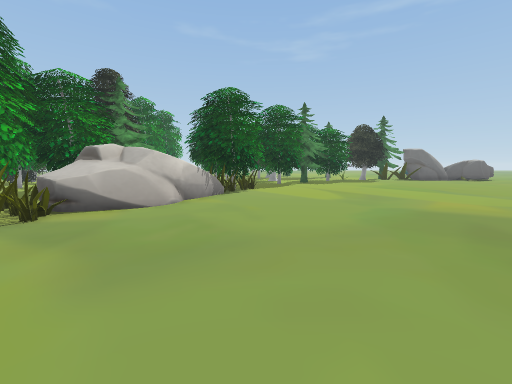
view 1 (above)

24 first-person views from a walk through a scene from a Unity 3-D project. The camera is 1.2 m above the floor, tilts 6° down and sees 90° across. The floor is counted in squares, 1 m on a side. Each view is taken from the middle of a square. On the plan, view 1 faces up. The plan holds only what a view shows up to about 12 squares ahead; the rest is blank. The place goes on beyond the plan. Some surface patterns are stand-ins.

view 2
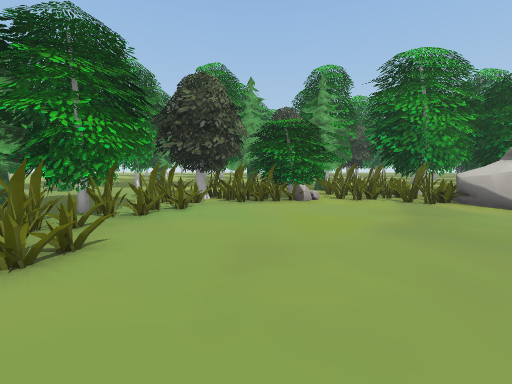

view 3
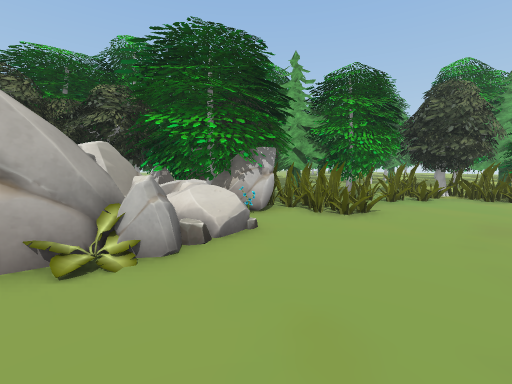

view 4
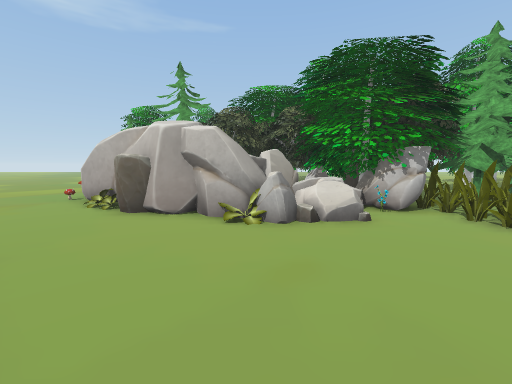

view 5
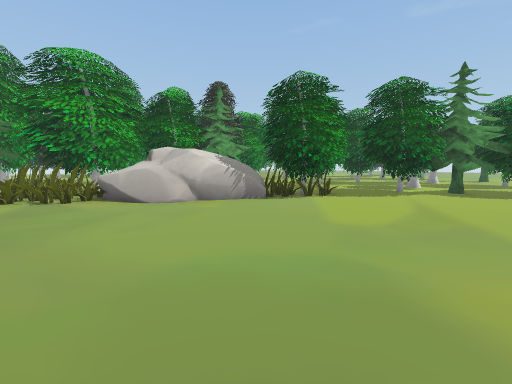

view 6
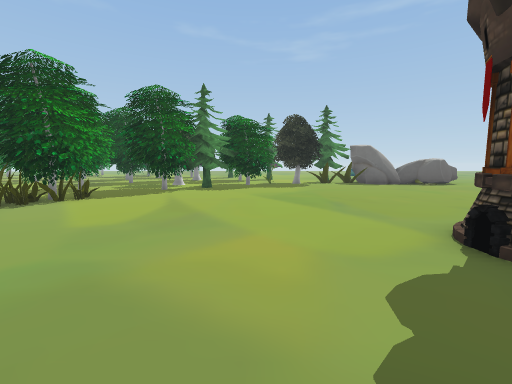

view 7
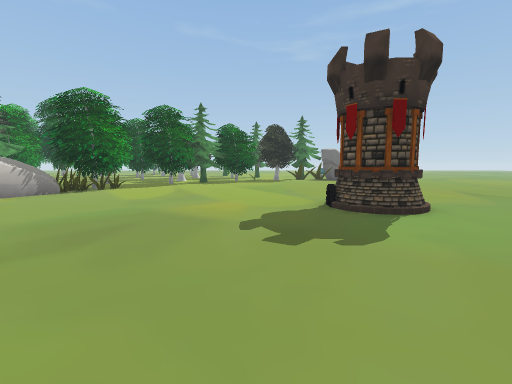

view 8
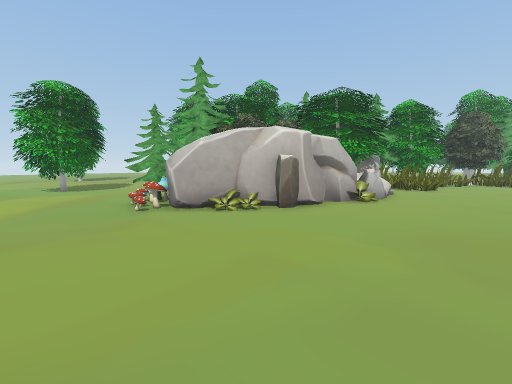

view 9
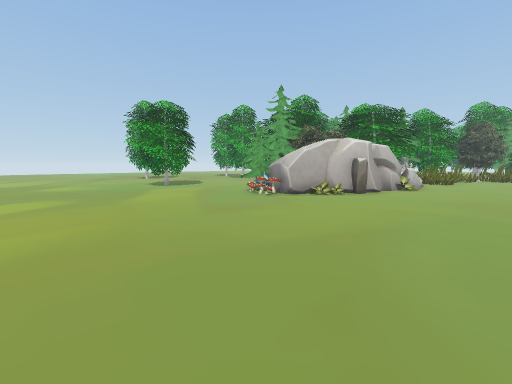

view 10
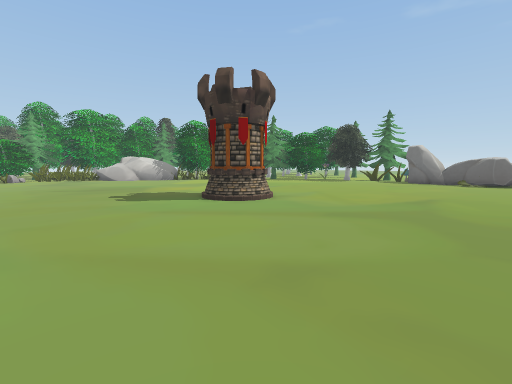

view 11
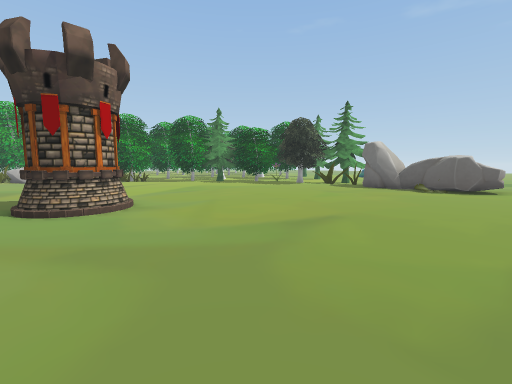

view 12
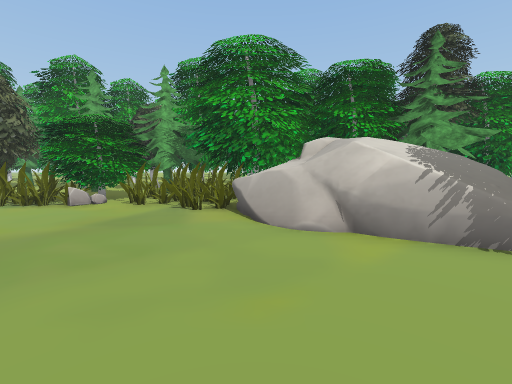

view 13
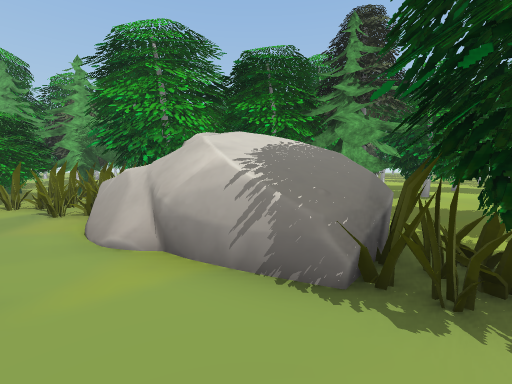

view 14
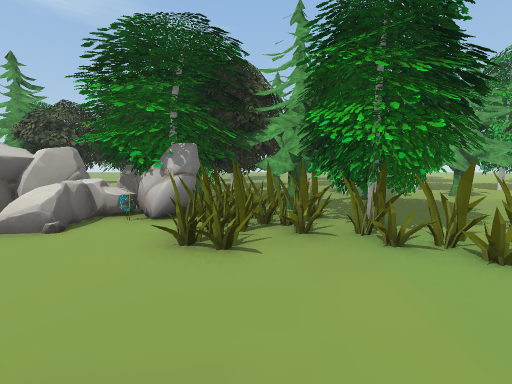

view 15
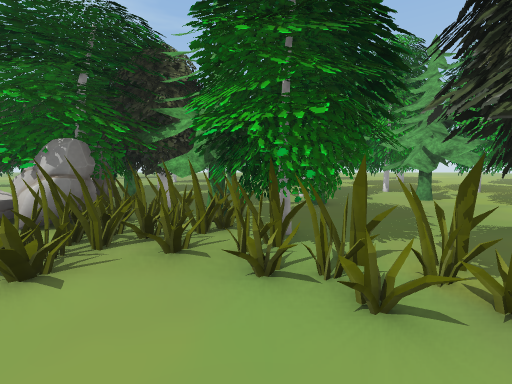

view 16
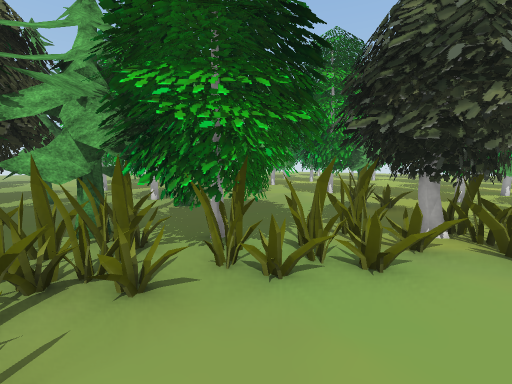

view 17
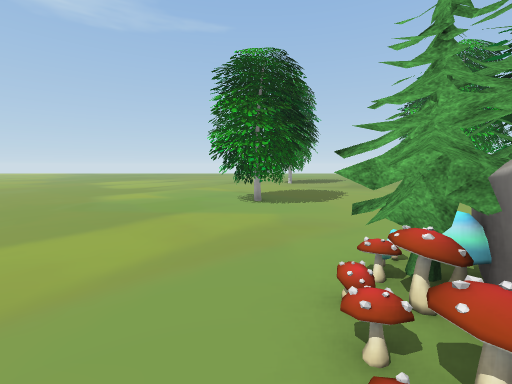

view 18
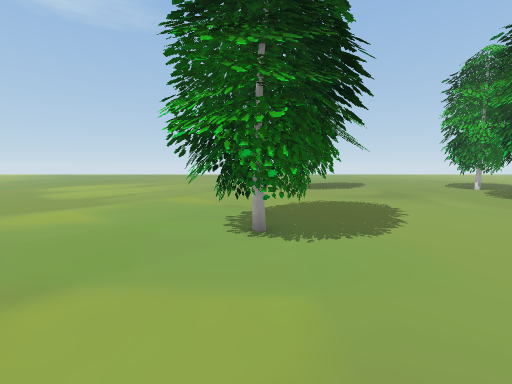

view 19
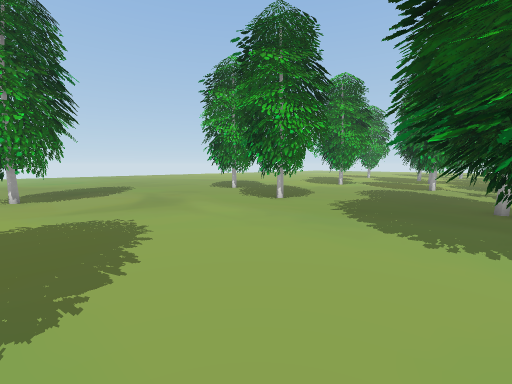

view 20
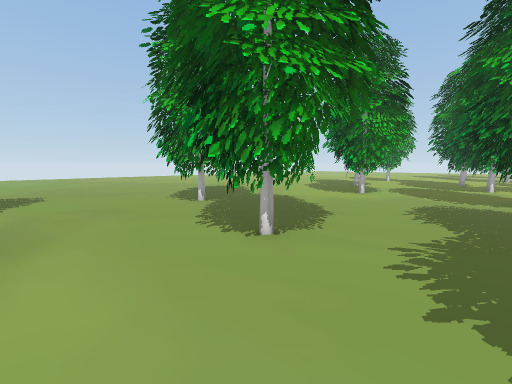

view 21
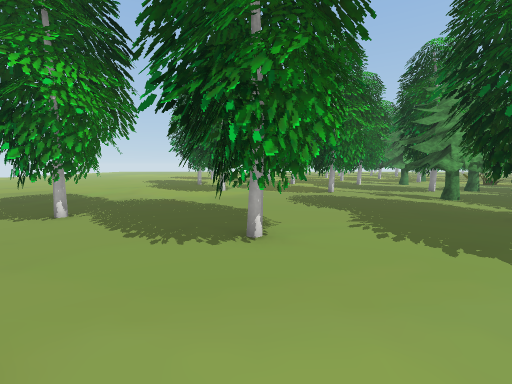

view 22
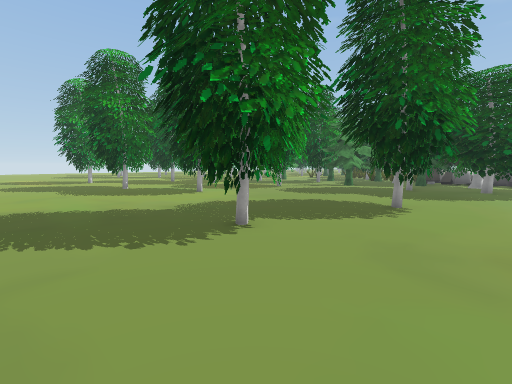

view 23
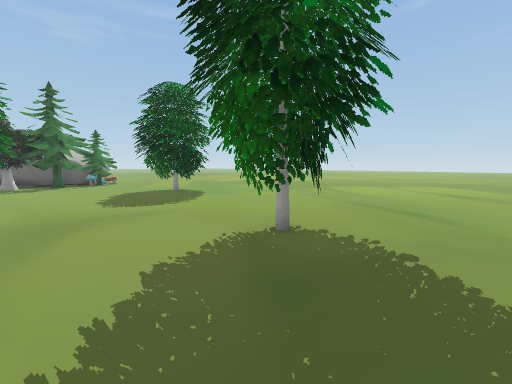

view 24
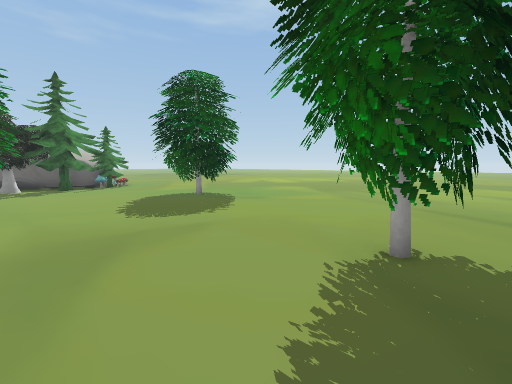

### Floor plan
Key: @ floor where view 1 was taken; # wall or solid block; . floor; O other object.
Columns run from 9 left of view 1 to 19 right of it. Each row starts with its distance up from view 1.
 17 OO       OOOO         .......
 16 OOO  OOO OOOO................
 15 OOO.  OO OOOO................
 14   OOO   O   .................
 13   OOO OOOO ..................
 12   OOOOOOOO...................
 11 OOOO OOOO ...................
 10 OOO  OOO.....................
  9 OOO OOOO...........O.........
  8    OOOO............O#........
  7 OOOOOO............O#OO.......
  6 OOOOO..............O.........
  5  OOOO.......................
  4 OO  ........................
  3 O  O .......................
  2 OOOO .......................
  1 OOOO .......................
  0 OOOO ....@...................
 -1  OOOOO.......................
 -2  OOOOO ... ..................
 -3   OOOOOO    .OO..............
 -4    O OOO OOO OOOOO...........
 -5     OOOO OOOO O OOO..........
 -6   ..  OOOOOOOOO  OOO.........
 -7   .OOOOOOOOOOOOOO  OO........
 -8 OOOOOO OO OOOOOOOOOOO........
 -9 OOOO      OOOOOOOOOOO........
-10 OO  OO OO  O   OOOO..........
-11 OO  O OOO OOO OOO ...........
-12 OO  O OOOOOOO OOO...  .......
-13     OO O OOOOOOO ...OOO .....
-14     OOO ..OO OO ...OOOO  ....
-15 OO OOOO ...    ... OOOOO.....
-16 OO OOOO.....O  .... OOO......
-17 OO     ...OOOO ....    ......
-18    OOO ...OOOO ..............
-19   OOOO .. OOOO...............
-20     OO ....OO ...............
-21  OO OO.. OOO  .....O ........
-22 OOO.  ..OOOOO ...OOOO .......
-23 OO .....OOOOO....OOOO .......
-24   ...... OOO ... OOOO........
-25 ........... ......OO ........
-26 .............................

Where each view was taken, in squares from view 1:
view 1: 0 up, 0 right, facing up
view 2: 0 up, 3 right, facing left
view 3: 0 up, 6 right, facing down-left
view 4: 2 up, 5 right, facing down
view 5: 4 up, 5 right, facing up-left
view 6: 4 up, 6 right, facing up
view 7: 0 up, 7 right, facing up
view 8: 0 up, 14 right, facing down-left
view 9: 0 up, 19 right, facing down-left
view 10: 1 up, 18 right, facing up-left
view 11: 6 up, 19 right, facing up-left
view 12: 7 up, 2 right, facing left
view 13: 10 up, 1 right, facing left
view 14: 1 up, 1 left, facing down
view 15: 0 up, 3 left, facing down
view 16: 1 down, 1 left, facing down-left
view 17: 6 down, 12 right, facing down
view 18: 10 down, 12 right, facing down
view 19: 12 down, 10 right, facing down-left
view 20: 15 down, 6 right, facing down-left
view 21: 18 down, 7 right, facing left
view 22: 26 down, 5 right, facing up-left
view 23: 26 down, 6 right, facing up-right
view 24: 24 down, 6 right, facing up-right
